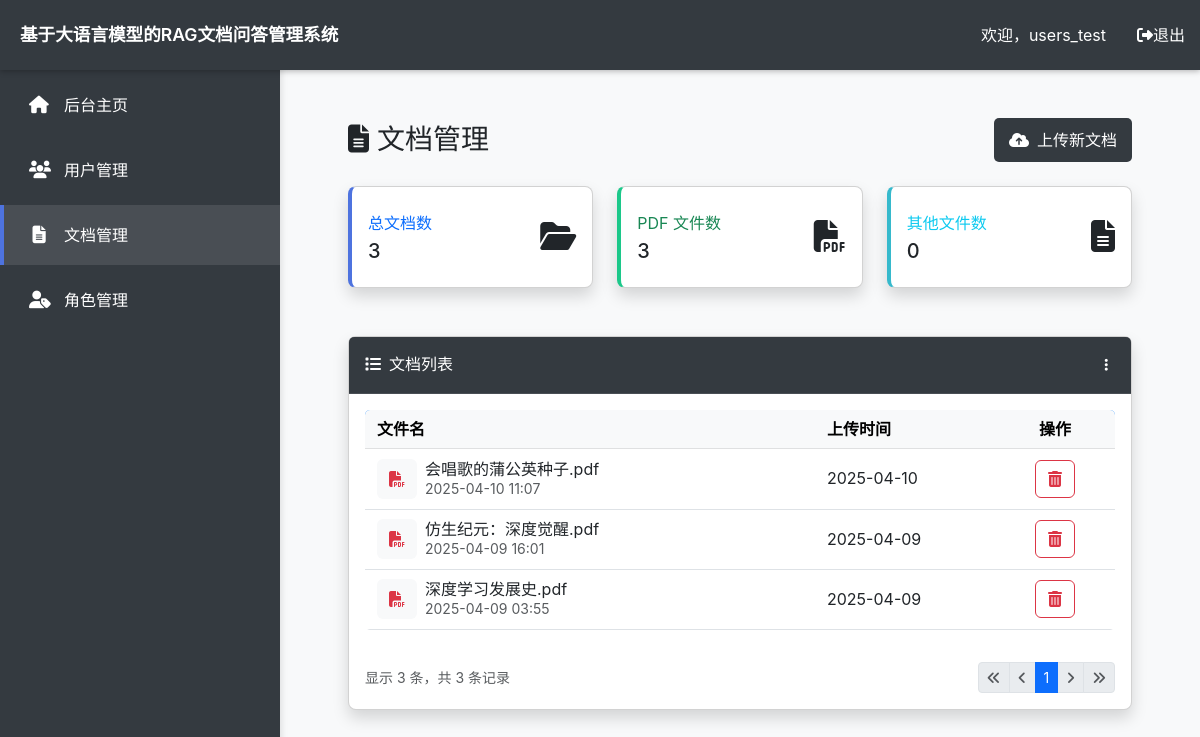
Page /admin/docs (signed in) on the committed database.
### model.py (models this page shows, shortened)
class PKMixin:
    id = db.Column(db.Integer, primary_key=True, autoincrement=True)

class TimestampMixin:
    created_at = db.Column(
        db.DateTime,
        default=datetime.utcnow,
        server_default=text("CURRENT_TIMESTAMP"),
        nullable=False,
        index=True,
    )
    updated_at = db.Column(
        db.DateTime,
        default=datetime.utcnow,
        onupdate=datetime.utcnow,
        server_default=text("CURRENT_TIMESTAMP"),
        nullable=False,
    )

class User(db.Model, UserMixin, PKMixin, TimestampMixin):
    __tablename__ = 'users'
    username = db.Column(db.String(64), unique=True, nullable=False, index=True)
    password_hash = db.Column(db.String(128), nullable=False)
    approved = db.Column(db.Boolean, default=False, server_default=text('0'))
    role_id = db.Column(db.Integer, db.ForeignKey('user_roles.id'), nullable=True)
    role = db.relationship('UserRole', back_populates='users', lazy='joined')
    sessions = db.relationship(
        'Session', back_populates='user', lazy='dynamic', cascade='all, delete-orphan'
    )
    documents = db.relationship(
        'Document', back_populates='uploader', lazy='dynamic', cascade='all, delete-orphan'
    )

class Document(db.Model, PKMixin, TimestampMixin):
    __tablename__ = 'documents'
    filename = db.Column(db.String(255), nullable=False)
    uploader_id = db.Column(db.Integer, db.ForeignKey('users.id'), nullable=True)
    uploader = db.relationship(
        'User', back_populates='documents', lazy='joined'
    )

### app.py (the view)
@app.route('/admin/docs', methods=['GET'])
@login_required
def manage_docs():
    doc_dir = current_app.config['UPLOAD_FOLDER']
    if not os.path.exists(doc_dir):
        os.makedirs(doc_dir)
    total_docs = Document.query.count()
    pdf_docs   = Document.query.filter(Document.filename.ilike('%.pdf')).count()
    other_docs = total_docs - pdf_docs
    page = request.args.get('page', 1, type=int)
    pagination = (
        Document.query
                .order_by(Document.created_at.desc())
                .paginate(page=page, per_page=10, error_out=False)
    )
    return render_template(
        'manage_docs.html',
        total_docs=total_docs,
        pdf_docs=pdf_docs,
        other_docs=other_docs,
        pagination=pagination,
        custom_regex=request.args.get('custom_regex', '')
    )

### templates/manage_docs.html (shortened to what this page needs)
{% extends 'base.html' %}
{% block content %}
<div class="container-fluid p-4">
    <div class="d-sm-flex align-items-center justify-content-between mb-4">
        <h1 class="h3 mb-0 text-gray-800">
            <i class="fas fa-file-alt me-2"></i>文档管理
        </h1>
        <button class="btn btn-primary" data-bs-toggle="modal" data-bs-target="#uploadModal">
            <i class="fas fa-cloud-upload-alt me-2"></i>上传新文档
        </button>
    </div>
    <div class="row mb-4">
        <div class="col-xl-4 col-md-6 mb-4">
            <div class="card border-left-primary shadow h-100 py-2">
                <div class="card-body">
                    <div class="row no-gutters align-items-center">
                        <div class="col mr-2">
                            <div class="text-xs font-weight-bold text-primary text-uppercase mb-1">总文档数</div>
                            <div class="h5 mb-0 font-weight-bold text-gray-800">{{ total_docs }}</div>
                        </div>
                        <div class="col-auto">
                            <i class="fas fa-folder-open fa-2x text-gray-300"></i>
                        </div>
                    </div>
                </div>
            </div>
        </div>
        <div class="col-xl-4 col-md-6 mb-4">
            <div class="card border-left-success shadow h-100 py-2">
                <div class="card-body">
                    <div class="row no-gutters align-items-center">
                        <div class="col mr-2">
                            <div class="text-xs font-weight-bold text-success text-uppercase mb-1">PDF 文件数</div>
                            <div class="h5 mb-0 font-weight-bold text-gray-800">{{ pdf_docs }}</div>
                        </div>
                        <div class="col-auto">
                            <i class="fas fa-file-pdf fa-2x text-gray-300"></i>
                        </div>
                    </div>
                </div>
            </div>
        </div>
        <div class="col-xl-4 col-md-6 mb-4">
            <div class="card border-left-info shadow h-100 py-2">
                <div class="card-body">
                    <div class="row no-gutters align-items-center">
                        <div class="col mr-2">
                            <div class="text-xs font-weight-bold text-info text-uppercase mb-1">其他文件数</div>
                            <div class="h5 mb-0 font-weight-bold text-gray-800">{{ other_docs }}</div>
                        </div>
                        <div class="col-auto">
                            <i class="fas fa-file-alt fa-2x text-gray-300"></i>
                        </div>
                    </div>
                </div>
            </div>
        </div>
    </div>
    <div class="card shadow mb-4">
        <div class="card-header py-3 bg-dark d-flex align-items-center justify-content-between">
            <h6 class="m-0 font-weight-bold text-white"><i class="fas fa-list me-2"></i>文档列表</h6>
            <div class="dropdown no-arrow">
                <a class="dropdown-toggle text-white" href="#" role="button" id="docActionsDropdown"
                   data-bs-toggle="dropdown" aria-expanded="false">
                    <i class="fas fa-ellipsis-v fa-sm fa-fw"></i>
                </a>
            </div>
        </div>
        <div class="card-body">
            {% if pagination.items %}
            <div class="table-responsive">
                <table class="table table-hover align-middle">
                    <thead class="table-light">
                    <tr>
                        <th>文件名</th>
                        <th width="180">上传时间</th>
                        <th width="120" class="text-center">操作</th>
                    </tr>
                    </thead>
                    <tbody>
                    {% for doc in pagination.items %}
                    <tr>
                        <td>
                            <div class="d-flex align-items-center">
                                <div class="file-icon bg-light rounded p-2 me-2">
                                    {% set ext = doc.filename|lower %}
                                    {% if ext.endswith('.pdf') %}
                                    <i class="fas fa-file-pdf text-danger"></i>
                                    {% elif ext.endswith('.txt') %}
                                    <i class="fas fa-file-alt text-primary"></i>
                                    {% elif ext.endswith('.doc') or ext.endswith('.docx') %}
                                    <i class="fas fa-file-word text-info"></i>
                                    {% else %}
                                    <i class="fas fa-file text-secondary"></i>
                                    {% endif %}
                                </div>
                                <div>
                                    <div class="file-name">{{ doc.filename }}</div>
                                    <small class="text-muted">{{ doc.created_at.strftime('%Y-%m-%d %H:%M') }}</small>
                                </div>
                            </div>
                        </td>
                        <td>
                            <span data-bs-toggle="tooltip" data-bs-placement="top"
                                  title="{{ doc.created_at.strftime('%Y-%m-%d %H:%M:%S') }}">
                                {{ doc.created_at.strftime('%Y-%m-%d') }}
                            </span>
                        </td>
                        <td class="text-center">
                            <div class="btn-group btn-group-sm">
                                <form action="{{ url_for('delete_doc_page') }}" method="POST" class="d-inline">
                                    <button type="button" class="btn btn-outline-danger"
                                            onclick="confirmDelete(this.form, '{{ doc.filename }}')"
                                            data-bs-toggle="tooltip" title="删除文档">
                                        <i class="fas fa-trash-alt"></i>
                                    </button>
                                </form>
                            </div>
                        </td>
                    </tr>
                    {% endfor %}
                    </tbody>
                </table>
            </div>
            <div class="d-flex justify-content-between align-items-center mt-3">
                <div class="text-muted small">
                    显示 {{ pagination.items|length }} 条，共 {{ pagination.total }} 条记录
                </div>
                <nav aria-label="Page navigation">
                    <ul class="pagination pagination-sm mb-0">
                        <li class="page-item {% if not pagination.has_prev %}disabled{% endif %}">
                            <a class="page-link" href="{{ url_for('manage_docs', page=1) }}" aria-label="First">
                                <span aria-hidden="true"><i class="fas fa-angle-double-left"></i></span>
                            </a>
                        </li>
                        <li class="page-item {% if not pagination.has_prev %}disabled{% endif %}">
                            <a class="page-link" href="{{ url_for('manage_docs', page=pagination.prev_num) }}" aria-label="Previous">
                                <span aria-hidden="true"><i class="fas fa-angle-left"></i></span>
                            </a>
                        </li>
                        {% for page_num in pagination.iter_pages(left_edge=1, right_edge=1, left_current=2, right_current=2) %}
                        {% if page_num %}
                        <li class="page-item {% if page_num == pagination.page %}active{% endif %}">
                            <a class="page-link" href="{{ url_for('manage_docs', page=page_num) }}">{{ page_num }}</a>
                        </li>
                        {% else %}
                        <li class="page-item disabled">
                            <span class="page-link">…</span>
                        </li>
                        {% endif %}
                        {% endfor %}
                        <li class="page-item {% if not pagination.has_next %}disabled{% endif %}">
                            <a class="page-link" href="{{ url_for('manage_docs', page=pagination.next_num) }}" aria-label="Next">
                                <span aria-hidden="true"><i class="fas fa-angle-right"></i></span>
                            </a>
                        </li>
                        <li class="page-item {% if not pagination.has_next %}disabled{% endif %}">
                            <a class="page-link" href="{{ url_for('manage_docs', page=pagination.pages) }}" aria-label="Last">
                                <span aria-hidden="true"><i class="fas fa-angle-double-right"></i></span>
                            </a>
                        </li>
                    </ul>
                </nav>
            </div>
            {% endif %}
        </div>
    </div>
</div>
{% endblock %}

### templates/base.html (shortened to what this page needs)
<!DOCTYPE html>
<html lang="zh-CN">
<head>
  <link rel="stylesheet" href="https://cdnjs.cloudflare.com/ajax/libs/font-awesome/6.4.0/css/all.min.css">
  <link href="https://cdn.jsdelivr.net/npm/bootstrap@5.3.0/dist/css/bootstrap.min.css" rel="stylesheet">
  <link rel="stylesheet" href="{{ url_for('static', filename='css/style.css') }}">
</head>
<body>
  <nav class="navbar navbar-dark navbar-top">
    <div class="container-fluid px-0">
      <a class="navbar-brand" href="{{ url_for('admin_index') }}">基于大语言模型的RAG文档问答管理系统</a>
      <div class="user-info">
        <span class="nav-user">欢迎，{{ current_user.username if current_user.is_authenticated else 'Guest' }}</span>
        <a href="#" class="nav-link logout-link" data-bs-toggle="modal" data-bs-target="#logoutModal">
          <i class="fas fa-sign-out-alt"></i> 退出
        </a>
      </div>
    </div>
  </nav>
  <div class="sidebar" id="sidebar">
    <ul class="sidebar-menu">
      <li>
        <a href="{{ url_for('admin_index') }}" class="{% if request.path == url_for('admin_index') %}active{% endif %}">
          <i class="fas fa-home"></i> 后台主页
        </a>
      </li>
      <li>
        <a href="{{ url_for('manage_users') }}" class="{% if request.path == url_for('manage_users') %}active{% endif %}">
          <i class="fas fa-users"></i> 用户管理
        </a>
      </li>
      <li>
        <a href="{{ url_for('manage_docs') }}" class="{% if request.path == url_for('manage_docs') %}active{% endif %}">
          <i class="fas fa-file-alt"></i> 文档管理
        </a>
      </li>
      <li>
        <a href="{{ url_for('manage_roles') }}" class="{% if request.path == url_for('manage_roles') %}active{% endif %}">
          <i class="fas fa-user-tag"></i> 角色管理
        </a>
      </li>
    </ul>
  </div>
  <main class="main-content">
    <div class="container-fluid p-4">
      {% block content %}{% endblock %}
    </div>
  </main>
</body>
</html>

### rows in the picture
User: username "users_test"
Document: filename "会唱歌的蒲公英种子.pdf", created_at "2025-04-10 11:07", created_at "2025-04-10"
Document: filename "仿生纪元：深度觉醒.pdf", created_at "2025-04-09 16:01", created_at "2025-04-09"
Document: filename "深度学习发展史.pdf", created_at "2025-04-09 03:55", created_at "2025-04-09"

### other values in the picture
{{ total_docs }} "3"
{{ pdf_docs }} "3"
{{ other_docs }} "0"
{{ pagination.items|length }} "3"
{{ pagination.total }} "3"
{{ page_num }} "1"
